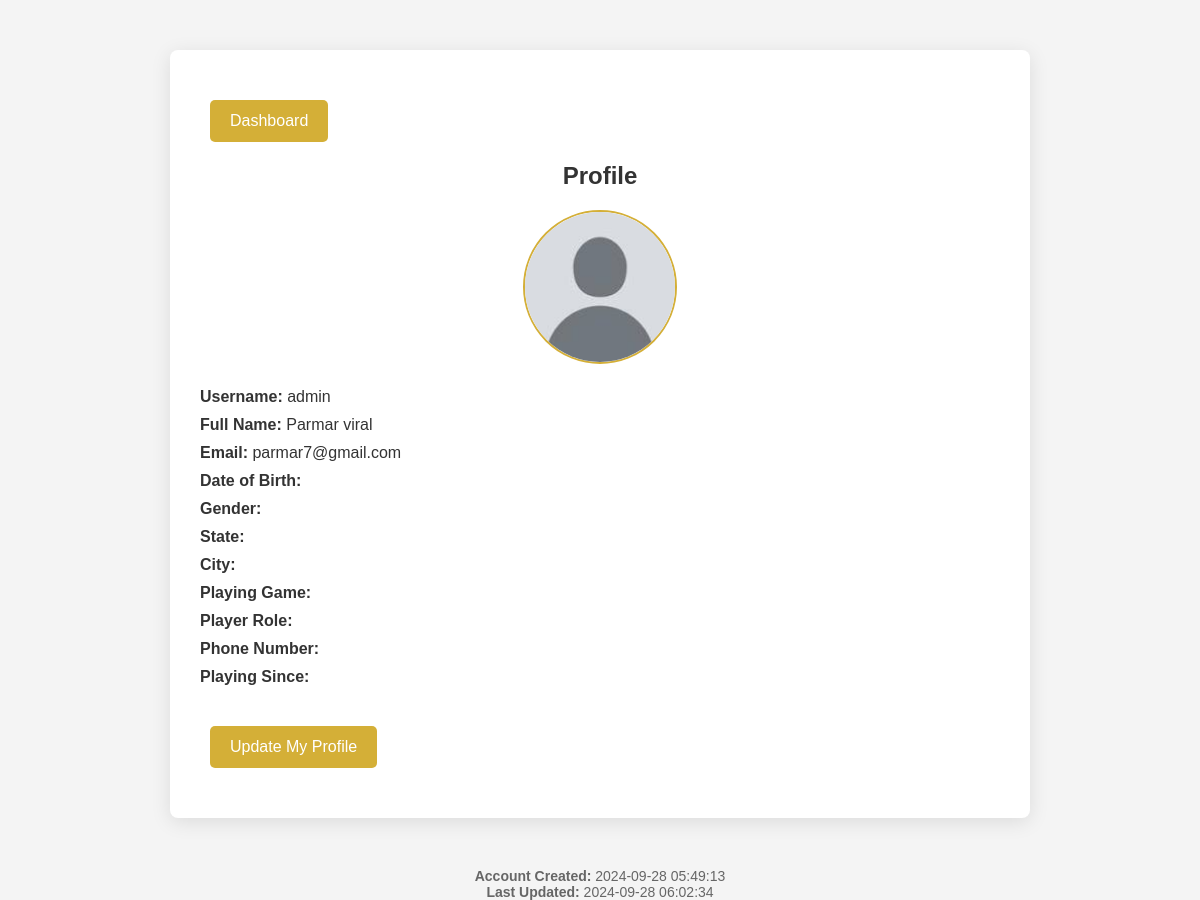
Page /LOGIN/my_profile.php (signed in) on the committed database.
### tables this page shows
CREATE TABLE `users` (
  `id` int(11) NOT NULL,
  `email` varchar(255) NOT NULL,
  `profile_photo` varchar(255) DEFAULT NULL,
  `first_name` varchar(255) DEFAULT NULL,
  `last_name` varchar(255) DEFAULT NULL,
  `username` varchar(255) NOT NULL,
  `date_of_birth` date DEFAULT NULL,
  `state` varchar(255) DEFAULT NULL,
  `city` varchar(255) DEFAULT NULL,
  `playing_game` varchar(255) DEFAULT NULL,
  `player_role` varchar(255) DEFAULT NULL,
  `phone_number` varchar(20) DEFAULT NULL,
  `gender` enum('Male','Female','Other') DEFAULT NULL,
  `playing_since` date DEFAULT NULL,
  `profile_complete` tinyint(1) DEFAULT 0,
  `created_at` timestamp NOT NULL DEFAULT current_timestamp(),
  `updated_at` timestamp NOT NULL DEFAULT current_timestamp() ON UPDATE current_timestamp(),
  `password` varchar(255) NOT NULL,
  `user_type` enum('player','team_manager','organizer','admin') NOT NULL,
  `is_admin` tinyint(1) DEFAULT 0
);

### LOGIN/my_profile.php (the view, shortened to what this page needs)
<?php
include 'config.php';
$email = isset($_GET['email']) ? $_GET['email'] : $_SESSION['email'];
$query = $conn->prepare("SELECT * FROM users WHERE email = ?");
$query->bind_param("s", $email);
$query->execute();
$result = $query->get_result();
if ($result->num_rows > 0) {
    $user = $result->fetch_assoc();
} else {
    echo "User not found!";
    exit();
}
?>
<!DOCTYPE html>
<html lang="en">
<head>
    <link rel="stylesheet" href="profile.css">
</head>
<body>
    <div class="profile-container">
    <a href="dashboard.php" class="dashboard-btn">Dashboard</a>
        <h2>Profile</h2>
        <div class="profile-photo">
            <?php if (!empty($user['profile_photo'])): ?>
                <img src="<?php echo htmlspecialchars($user['profile_photo']); ?>" alt="Profile Photo">
            <?php else: ?>
                <img src="default_profile.png" alt="Default Profile Photo">
            <?php endif; ?>
        </div>
        <div class="profile-details">
            <p><strong>Username:</strong> <?php echo htmlspecialchars($user['username']); ?></p>
            <p><strong>Full Name:</strong> <?php echo htmlspecialchars($user['first_name'] . ' ' . $user['last_name']); ?></p>
            <p><strong>Email:</strong> <?php echo htmlspecialchars($user['email']); ?></p>
            <p><strong>Date of Birth:</strong> <?php echo htmlspecialchars($user['date_of_birth']); ?></p>
            <p><strong>Gender:</strong> <?php echo htmlspecialchars($user['gender']); ?></p>
            <p><strong>State:</strong> <?php echo htmlspecialchars($user['state']); ?></p>
            <p><strong>City:</strong> <?php echo htmlspecialchars($user['city']); ?></p>
            <p><strong>Playing Game:</strong> <?php echo htmlspecialchars($user['playing_game']); ?></p>
            <p><strong>Player Role:</strong> <?php echo htmlspecialchars($user['player_role']); ?></p>
            <p><strong>Phone Number:</strong> <?php echo htmlspecialchars($user['phone_number']); ?></p>
            <p><strong>Playing Since:</strong> <?php echo htmlspecialchars($user['playing_since']); ?></p>
        </div>
        <a href="update_profile.php" class="update-btn">Update My Profile</a>
    </div>
    <div class="profile-footer">
        <p><strong>Account Created:</strong> <?php echo htmlspecialchars($user['created_at']); ?></p>
        <p><strong>Last Updated:</strong> <?php echo htmlspecialchars($user['updated_at']); ?></p>
    </div>
</body>
</html>

### LOGIN/profile.css (style rules this page uses)
body, h2, p { margin: 0; padding: 0; font-family: 'Arial', sans-serif; }
body { background-color: #f4f4f4; color: #333; }
.profile-container { max-width: 800px; margin: 50px auto; padding: 30px; background-color: #ffffff; box-shadow: 0 4px 20px rgba(0, 0, 0, 0.1); border-radius: 8px; }
.profile-container h2 { text-align: center; color: #333; margin-bottom: 20px; }
.profile-photo { text-align: center; margin-bottom: 20px; }
.profile-photo img { width: 150px; height: 150px; border-radius: 50%; object-fit: cover; border: 2px solid #d4af37; }
.profile-details { margin: 20px 0; }
.profile-details p { margin: 10px 0; font-size: 16px; }
.update-btn, .dashboard-btn { display: inline-block; margin: 20px 10px; padding: 12px 20px; font-size: 16px; text-align: center; text-decoration: none; background-color: #d4af37; color: white; border-radius: 5px; transition: background-color 0.3s; }
.profile-footer { text-align: center; margin-top: 20px; font-size: 14px; color: #666; }

### rows in the picture
users: username "admin", first_name+last_name "Parmar viral", email "parmar7@gmail.com", created_at "2024-09-28 05:49:13", updated_at "2024-09-28 06:02:34"
